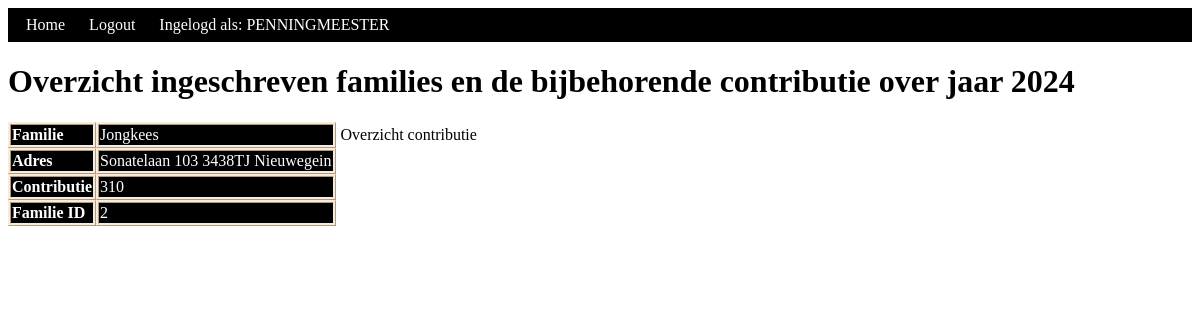
The page /index.php/financial-year?year=2024 (signed in) on the database its author committed.
### tables this page shows
CREATE TABLE `familie` (
  `familieID` int NOT NULL AUTO_INCREMENT,
  `naam` varchar(255) NOT NULL,
  `adres` varchar(255) NOT NULL,
  PRIMARY KEY (`familieID`)
);

### controller/HomePageController.php (called while the page is built, shortened)
<?php
require_once 'model/sport.php';
class HomePageController extends SessionController {
    public function year($year) {
        $family = new Sport();
        $family->year = $year;
        $families = $family->showTotalContribution();
        require_once 'view/financial-year.php';
    }
}?>

### model/database.php (called while the page is built)
<?php
class Database {
    private $servername = "localhost";
    private $username = "root";
    private $password = "mysql";
    private $charset = "utf8";
    private $dbname = "ledenadministratie";
    private $pdo;
    public function __construct() {
        try {
            $this->pdo = new PDO("mysql:host={$this->servername};dbname={$this->dbname};charset={$this->charset}", $this->username, $this->password);
            $this->pdo->setAttribute(PDO::ATTR_ERRMODE, PDO::ERRMODE_EXCEPTION);
        } catch(PDOException $e) {
            echo "Connection failed: " . $e->getMessage();
        }
    }
    public function getConnection() {
        return $this->pdo;
    }
}
?>

### model/sport.php (called while the page is built, shortened)
<?php
require_once 'database.php';
class Sport {
    private $db;
    public $year;
    public function __construct($user=null, $password=null, $familyID=null, $familyName=null, $address=null, $id=null, $name=null, $familyMember=null, $birthday=null, $membership=null, $year=null)
    {
        $this->db = (new Database())->getConnection();
        if($year == null){
            $this->year = date("Y");
        }else{
            $this->year= $year;
        }
    }
    public function showTotalContribution() {
        $sql = $this->db->prepare("SELECT familie.*,
            SUM(contributie.bedrag) as totalContributie
            FROM familie
            JOIN familielid ON familielid.familieID = familie.familieID
            JOIN contributie ON contributie.familielidID = familielid.id
            JOIN boekjaar ON contributie.boekjaar = boekjaar.jaar
            WHERE boekjaar.jaar = :jaar
            GROUP BY familie.familieID
        ");
        $sql->execute(['jaar' => $this->year]);
        $families = $sql->fetchAll(PDO::FETCH_ASSOC);
        return $families;
    }
}
?>

### view/financial-year.php (the view, shortened to what this page needs)
<!DOCTYPE html>
<html lang="nl">
<head>
    <link rel="stylesheet" href="/style.css">
</head>
<body>
    <header>
        <span><a href="/index.php/home">Home</a></span>
        <span><a href="/index.php/logout">Logout</a></span>
        <span><?php echo "Ingelogd als: " . strtoupper($_SESSION['user']); ?></span>
    </header>
    <h1>Overzicht ingeschreven families en de bijbehorende contributie over jaar <?php echo $year ?></h1>
    <table>
        <?php foreach ($families as $family): ?>
        <tr>
            <th>Familie</th>
            <td><?php echo $family['naam']; ?></td>
            <td class="td"><a href="/index.php/contribution?familyID=<?php echo $family['familieID'];?>&year=<?php  echo $year?>">Overzicht contributie</a></td>
        <tr>
            <th>Adres</th>
            <td><?php echo $family['adres']; ?></td>
        </tr>
        <tr>
            <th>Contributie</th>
            <td><?php echo $family['totalContributie']; ?></td>
        </tr>
        <tr>
            <th>Familie ID</th>
            <td><?php echo $family['familieID']; ?></td>
        </tr>
        <tr>
            <td class="empty-space" colspan="2"></td>
        </tr>
        <?php endforeach; ?>
    </table>
</body>
</html>

### style.css (style rules this page uses)
header { background-color: black; color: white; padding: 8px }
span { margin: 10px; }
a:link { color: white; text-decoration: none; }
th, td { border-style: ridge; border-collapse: collapse; text-align: left; background-color: black; border-color:antiquewhite; color: white; }
table { border-spacing: 0; }
.empty-space { border: none; height: 10px; background-color: white; border-color:white; }

### rows shown on the page
familie: naam "Jongkees", adres "Sonatelaan 103 3438TJ Nieuwegein", totalContributie "310", familieID "2"

### other values the page prints
$_SESSION['user'] "PENNINGMEESTER"
$year "2024"
